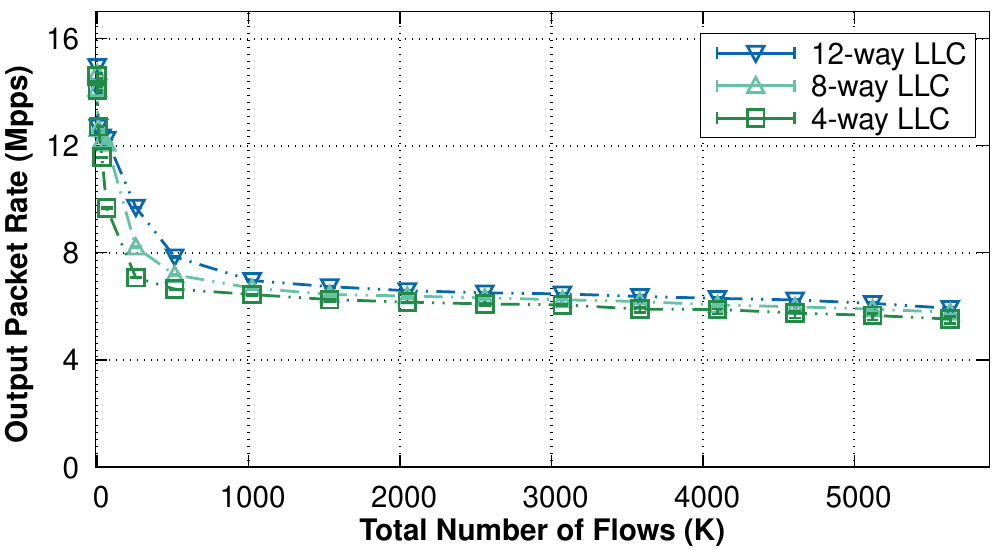

Here is the gnuplot script that generated this plot:
#!/usr/bin/gnuplot
load "../../common.plot"

font_type = "Helvetica,32"
font_type_bold = "Helvetica-Bold,32"

set terminal pdf dl 1.5 enhanced dashed size 10.0, 5.5 font font_type
set output "motivation-throughput-single-core.pdf"

set style fill solid 2 border lt -1
set datafile separator " "
set style data errorbars

### Variables
points_lw = 4
points_size = 2
line_width = 2

x_start = -10
x_end = 5790
x_offset = 100
y_min = 0
y_max = 17

### Input files
input_file_4_ways  = "1core-4ways/OFRXPPS.csv"
input_file_8_ways  = "1core-8ways/OFRXPPS.csv"
input_file_11_ways  = "1core-12ways/Vanilla-FastclickOFRXPPS.csv"

### Margins
bm_bottom = 0.15
tm_bottom = 0.98
bm_top = 0.26
tm_top = 0.984
lm = 0.095
rm = 0.99

set multiplot layout 1,2 columnsfirst upwards

# Margins
set bmargin at screen bm_bottom
set tmargin at screen tm_bottom
set lmargin at screen lm
set rmargin at screen rm

# Leave the right border open
set border 1+2+4+8 lw 2

# X-axis
set xlabel "Total Number of Flows (K)"
set xlabel font font_type_bold
set xlabel offset 0,0.41
set xrange [x_start:x_end + x_offset]
#set xtics mirror 1
# set logscale x 2
set xtics 1000

# Grid
set grid xtics lw 3.0 lt 0
set grid ytics lw 3.0 lt 0

# Legend
unset key

# Y-axis
set ylabel "{/Helvetica:Bold Output Packet Rate (Mpps)}"
set ylabel offset 0.8,-0.5
set yrange [y_min:y_max]
set ytics border in scale 1,0.5 norotate mirror
# set ytics mirror 0.010
set ytics 4

# Legend
set key outside opaque bottom Right title
set border back
set key box linestyle 1 lt rgb(black)
set key spacing 1.1 font ",32.0"
set key vertical maxrows 4
set key width 0
set key height 0.2
set key samplen 4.0
set key at 5800,12.3
#set key invert
set key reverse Left

### Linestyles
set style line 1 pointtype 6 pointsize points_size linewidth points_lw linecolor rgb '#00441b'
set style line 2 pointtype 4 pointsize points_size linewidth points_lw linecolor rgb '#238b45'
set style line 3 pointtype 8 pointsize points_size linewidth points_lw linecolor rgb '#66c2a4'
set style line 4 pointtype 10 pointsize points_size linewidth points_lw linecolor rgb '#0868ac'

# Highlight the difference
# set arrow heads back filled from 16.35,104 to 16.35,216.5 ls 1 linewidth 3
# set label '-54%' at 15.16,166 textcolor ls 1
# set arrow nohead from 1.3,217 to 16.4,217 ls 1 linewidth 3 dt 2

plot \
        input_file_11_ways  using ($1*24/1000):($5):($4):($6) with errorbars ls 4 title "12-way LLC",\
        input_file_11_ways  using ($1*24/1000):($5) with lines ls 4 dt 5 notitle,\
        input_file_8_ways  using ($1*24/1000):($5):($4):($6) with errorbars ls 3 title "8-way LLC",\
        input_file_8_ways  using ($1*24/1000):($5) with lines ls 3 dt 5 notitle,\
        input_file_4_ways  using ($1*24/1000):($5):($4):($6) with errorbars ls 2 title "4-way LLC",\
        input_file_4_ways  using ($1*24/1000):($5) with lines ls 2 dt 5 notitle
unset multiplot
